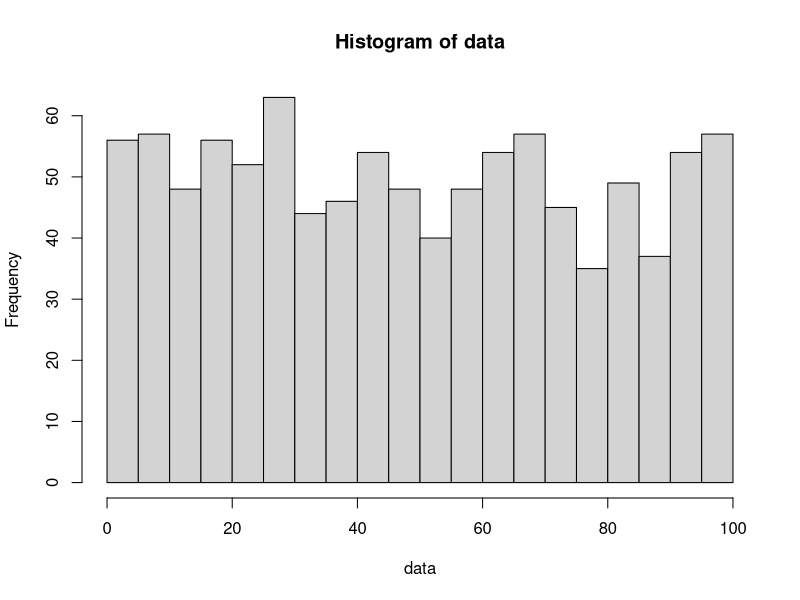

This chart was generated by the following R code:
data <- sample(x=1:100,size=1000,replace=TRUE)# rand sample
  
str(data) # observe data structure

length_data <- length(data) #length of dataset

Bins <- sqrt(length_data) # gold rule for no. of bins for histogram

hist(data,breaks=Bins) # plot hist of rand sample

